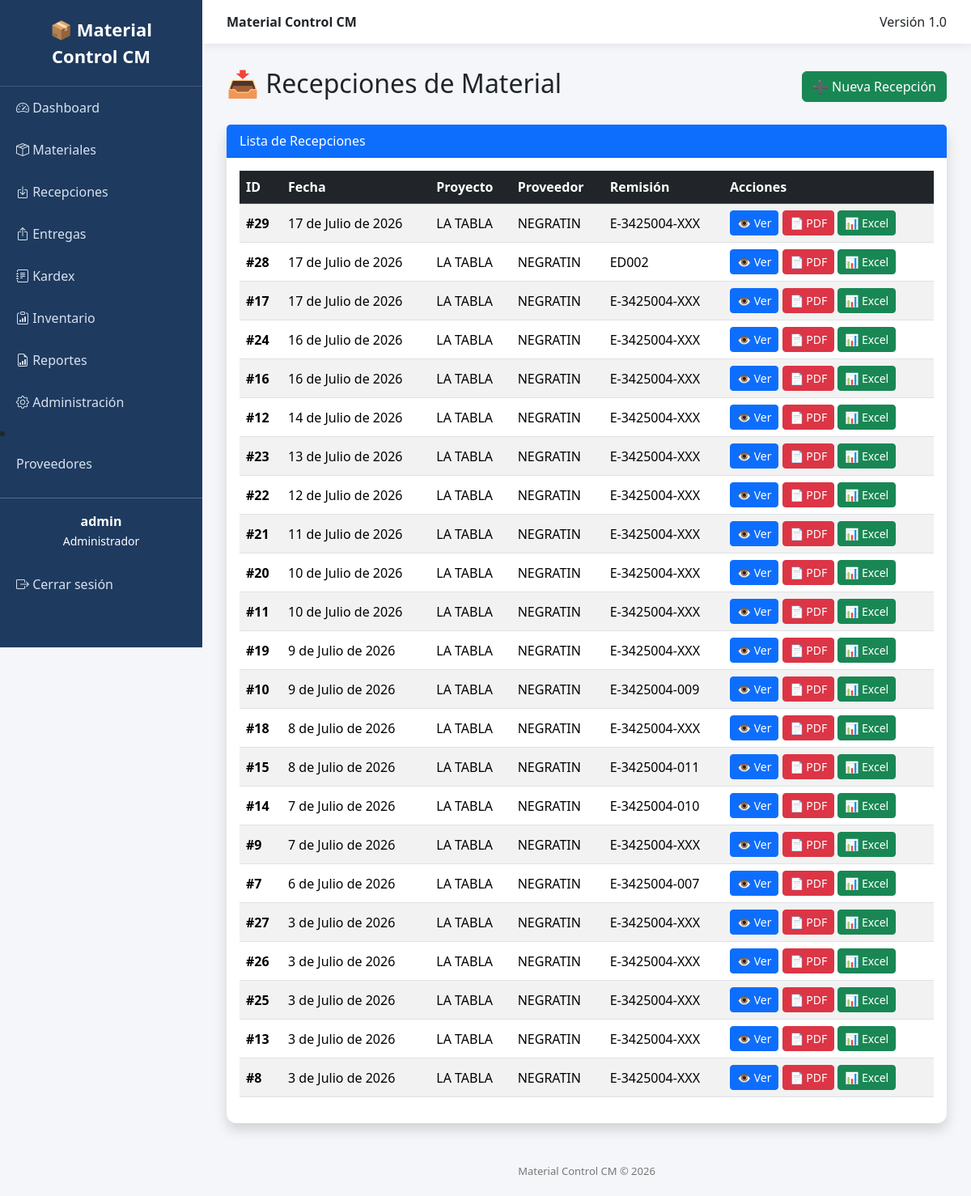
The page /recepciones/ (signed in) on the database its author committed.
### inventory/models.py (models this page shows, shortened)
class Receipt(models.Model):
    proyecto = models.ForeignKey(Project, on_delete=models.CASCADE)
    proveedor = models.CharField(
    max_length=200
)
    numero_remision = models.CharField(max_length=100)
    fecha = models.DateField()

### projects/models.py (models this page shows)
class Project(models.Model):
    nombre = models.CharField(max_length=150)
    cliente = models.CharField(max_length=150)
    ubicacion = models.CharField(max_length=200)
    fecha_inicio = models.DateField()
    fecha_fin = models.DateField(null=True, blank=True)
    activo = models.BooleanField(default=True)
    def __str__(self):
        return self.nombre

### inventory/views.py (the view)
@almacen_required
def receipt_list(request):
    recepciones = Receipt.objects.all().order_by(
        "-fecha",
        "-id"
    )
    return render(
        request,
        "inventory/list.html",
        {
            "recepciones": recepciones
        }
    )

### templates/inventory/list.html (shortened to what this page needs)
{% extends "base.html" %}
{% block content %}
<div class="d-flex justify-content-between align-items-center mb-4">
    <h2>📥 Recepciones de Material</h2>
    <a href="{% url 'receipt_create' %}"
       class="btn btn-success">
        ➕ Nueva Recepción
    </a>
</div>
<div class="card shadow">
    <div class="card-header bg-primary text-white">
        Lista de Recepciones
    </div>
    <div class="card-body">
        <table class="table table-hover table-striped align-middle">
            <thead class="table-dark">
                <tr>
                    <th>ID</th>
                    <th>Fecha</th>
                    <th>Proyecto</th>
                    <th>Proveedor</th>
                    <th>Remisión</th>
                    <th width="260">
                        Acciones
                    </th>
                </tr>
            </thead>
            <tbody>
            {% for recepcion in recepciones %}
                <tr>
                    <td>
                        <strong>
                            #{{ recepcion.id }}
                        </strong>
                    </td>
                    <td>
                        {{ recepcion.fecha }}
                    </td>
                    <td>
                        {{ recepcion.proyecto }}
                    </td>
                    <td>
                        {{ recepcion.proveedor }}
                    </td>
                    <td>
                        {{ recepcion.numero_remision }}
                    </td>
                    <td>
                        <a href="{% url 'receipt_detail' recepcion.id %}"
                           class="btn btn-primary btn-sm">
                            👁 Ver
                        </a>
                        <a href="{% url 'receipt_pdf' recepcion.id %}"
                           target="_blank"
                           class="btn btn-danger btn-sm">
                            📄 PDF
                        </a>
                        <a href="{% url 'receipt_excel' recepcion.id %}"
                           class="btn btn-success btn-sm">
                            📊 Excel
                        </a>
                    </td>
                </tr>
            {% endfor %}
            </tbody>
        </table>
    </div>
</div>
{% endblock %}

### templates/base.html (shortened to what this page needs)
{% load static %}
<!DOCTYPE html>
<html lang="es">
<head>
    <link href="https://cdn.jsdelivr.net/npm/bootstrap@5.3.7/dist/css/bootstrap.min.css" rel="stylesheet">
    <link rel="stylesheet"
          href="https://cdn.jsdelivr.net/npm/bootstrap-icons@1.11.3/font/bootstrap-icons.min.css">
</head>
<body>
<div class="sidebar">
    <div class="logo">
        📦 Material Control CM
    </div>
    <a href="/">
        <i class="bi bi-speedometer2"></i>
        Dashboard
    </a>
    {% if user.groups.all.0.name == "Administrador" or user.groups.all.0.name == "Almacenista" %}
    <a href="/materials/">
        <i class="bi bi-box-seam"></i>
        Materiales
    </a>
    {% endif %}
    {% if user.groups.all.0.name == "Administrador" or user.groups.all.0.name == "Almacenista" %}
    <a href="/recepciones/">
        <i class="bi bi-box-arrow-in-down"></i>
        Recepciones
    </a>
    {% endif %}
    {% if user.groups.all.0.name == "Administrador" or user.groups.all.0.name == "Almacenista" %}
    <a href="/entregas/">
        <i class="bi bi-box-arrow-up"></i>
        Entregas
    </a>
    {% endif %}
    <a href="{% url 'kardex_list' %}">
        <i class="bi bi-journal-text"></i>
        Kardex
    </a>
    {% if user.groups.all.0.name == "Administrador" or user.groups.all.0.name == "Almacenista" %}
    <a href="{% url 'inventory_list' %}">
        <i class="bi bi-clipboard-data"></i>
        Inventario
    </a>
    {% endif %}
    {% if user.groups.all.0.name == "Administrador" or user.groups.all.0.name == "Gerencia" %}
    <a href="{% url 'report_home' %}">
        <i class="bi bi-file-earmark-bar-graph"></i>
        Reportes
    </a>
    {% endif %}
    {% if user.groups.all.0.name == "Administrador" %}
    <a href="/admin/">
        <i class="bi bi-gear"></i>
        Administración
    </a>
    {% endif %}
    <li class="nav-item">
    <a class="nav-link" href="{% url 'supplier_list' %}">
        Proveedores
    </a>
</li>
    <hr class="text-white">
    <div class="text-center text-white mb-3">
        <strong>{{ user.username }}</strong><br>
        <small>{{ user.groups.all.0.name }}</small>
    </div>
    <form method="post" action="{% url 'logout' %}" style="margin:0;">
        <button type="submit" class="logout-btn">
            <i class="bi bi-box-arrow-right"></i>
            Cerrar sesión
        </button>
    </form>
</div>
<div class="content">
    <div class="topbar d-flex justify-content-between">
        <div>
            <strong>Material Control CM</strong>
        </div>
        <div>
            Versión 1.0
        </div>
    </div>
    <div class="page">
        {% block content %}
        {% endblock %}
    </div>
    <footer>
        Material Control CM © 2026
    </footer>
</div>
</body>
</html>

### templates/base.html (style rules this page uses)
body { overflow-x:hidden; background:#f4f6f9; }
.sidebar { width:250px; min-height:100vh; background:#1e3a5f; position:fixed; left:0; top:0; }
.sidebar .logo { padding:20px; color:white; font-size:22px; font-weight:bold; text-align:center; border-bottom:1px solid rgba(255,255,255,.15); }
.sidebar a { color:#d8e2ef; text-decoration:none; display:block; padding:14px 20px; transition:.2s; }
.logout-btn { width:100%; border:none; background:none; color:#d8e2ef; text-align:left; padding:14px 20px; cursor:pointer; transition:.2s; }
.content { margin-left:250px; min-height:100vh; }
.topbar { background:white; padding:15px 30px; box-shadow:0 2px 10px rgba(0,0,0,.08); }
.page { padding:30px; }
.card { border:none; border-radius:12px; }
footer { color:#777; text-align:center; padding:20px; font-size:13px; }

### rows shown on the page
Receipt: id "29", fecha "17 de Julio de 2026", proyecto "LA TABLA", proveedor "NEGRATIN", numero_remision "E-3425004-XXX"
Receipt: id "28", fecha "17 de Julio de 2026", proyecto "LA TABLA", proveedor "NEGRATIN", numero_remision "ED002"
Receipt: id "17", fecha "17 de Julio de 2026", proyecto "LA TABLA", proveedor "NEGRATIN", numero_remision "E-3425004-XXX"
Receipt: id "24", fecha "16 de Julio de 2026", proyecto "LA TABLA", proveedor "NEGRATIN", numero_remision "E-3425004-XXX"
Receipt: id "16", fecha "16 de Julio de 2026", proyecto "LA TABLA", proveedor "NEGRATIN", numero_remision "E-3425004-XXX"
Receipt: id "12", fecha "14 de Julio de 2026", proyecto "LA TABLA", proveedor "NEGRATIN", numero_remision "E-3425004-XXX"
Receipt: id "23", fecha "13 de Julio de 2026", proyecto "LA TABLA", proveedor "NEGRATIN", numero_remision "E-3425004-XXX"
Receipt: id "22", fecha "12 de Julio de 2026", proyecto "LA TABLA", proveedor "NEGRATIN", numero_remision "E-3425004-XXX"
Receipt: id "21", fecha "11 de Julio de 2026", proyecto "LA TABLA", proveedor "NEGRATIN", numero_remision "E-3425004-XXX"
Receipt: id "20", fecha "10 de Julio de 2026", proyecto "LA TABLA", proveedor "NEGRATIN", numero_remision "E-3425004-XXX"
Receipt: id "11", fecha "10 de Julio de 2026", proyecto "LA TABLA", proveedor "NEGRATIN", numero_remision "E-3425004-XXX"
Receipt: id "19", fecha "9 de Julio de 2026", proyecto "LA TABLA", proveedor "NEGRATIN", numero_remision "E-3425004-XXX"
Receipt: id "10", fecha "9 de Julio de 2026", proyecto "LA TABLA", proveedor "NEGRATIN", numero_remision "E-3425004-009"
Receipt: id "18", fecha "8 de Julio de 2026", proyecto "LA TABLA", proveedor "NEGRATIN", numero_remision "E-3425004-XXX"
Receipt: id "15", fecha "8 de Julio de 2026", proyecto "LA TABLA", proveedor "NEGRATIN", numero_remision "E-3425004-011"
Receipt: id "14", fecha "7 de Julio de 2026", proyecto "LA TABLA", proveedor "NEGRATIN", numero_remision "E-3425004-010"
Receipt: id "9", fecha "7 de Julio de 2026", proyecto "LA TABLA", proveedor "NEGRATIN", numero_remision "E-3425004-XXX"
Receipt: id "7", fecha "6 de Julio de 2026", proyecto "LA TABLA", proveedor "NEGRATIN", numero_remision "E-3425004-007"
Receipt: id "27", fecha "3 de Julio de 2026", proyecto "LA TABLA", proveedor "NEGRATIN", numero_remision "E-3425004-XXX"
Receipt: id "26", fecha "3 de Julio de 2026", proyecto "LA TABLA", proveedor "NEGRATIN", numero_remision "E-3425004-XXX"
Receipt: id "25", fecha "3 de Julio de 2026", proyecto "LA TABLA", proveedor "NEGRATIN", numero_remision "E-3425004-XXX"
Receipt: id "13", fecha "3 de Julio de 2026", proyecto "LA TABLA", proveedor "NEGRATIN", numero_remision "E-3425004-XXX"
Receipt: id "8", fecha "3 de Julio de 2026", proyecto "LA TABLA", proveedor "NEGRATIN", numero_remision "E-3425004-XXX"

### other values the page prints
{{ user.username }} "admin"
{{ user.groups.all.0.name }} "Administrador"
